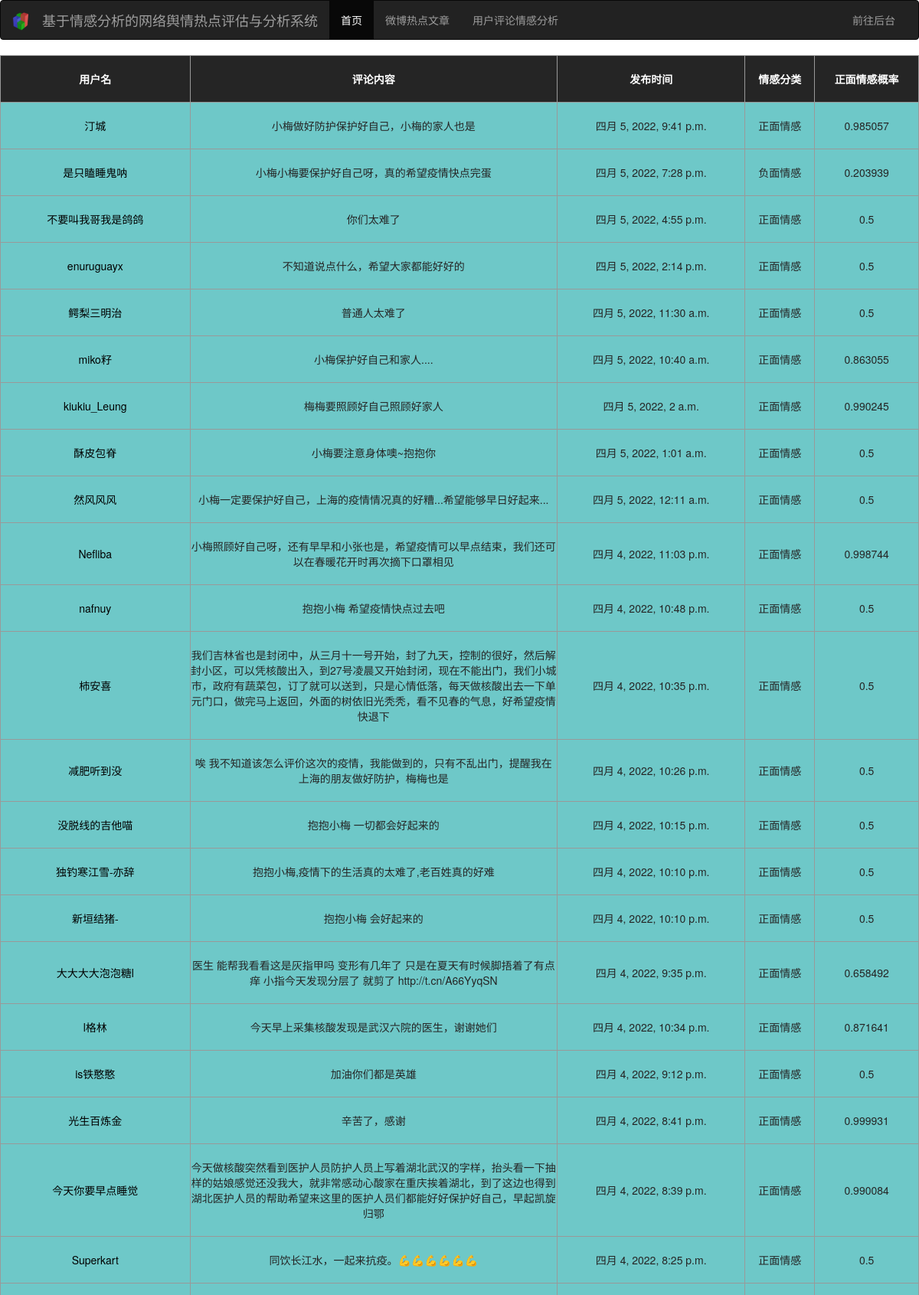
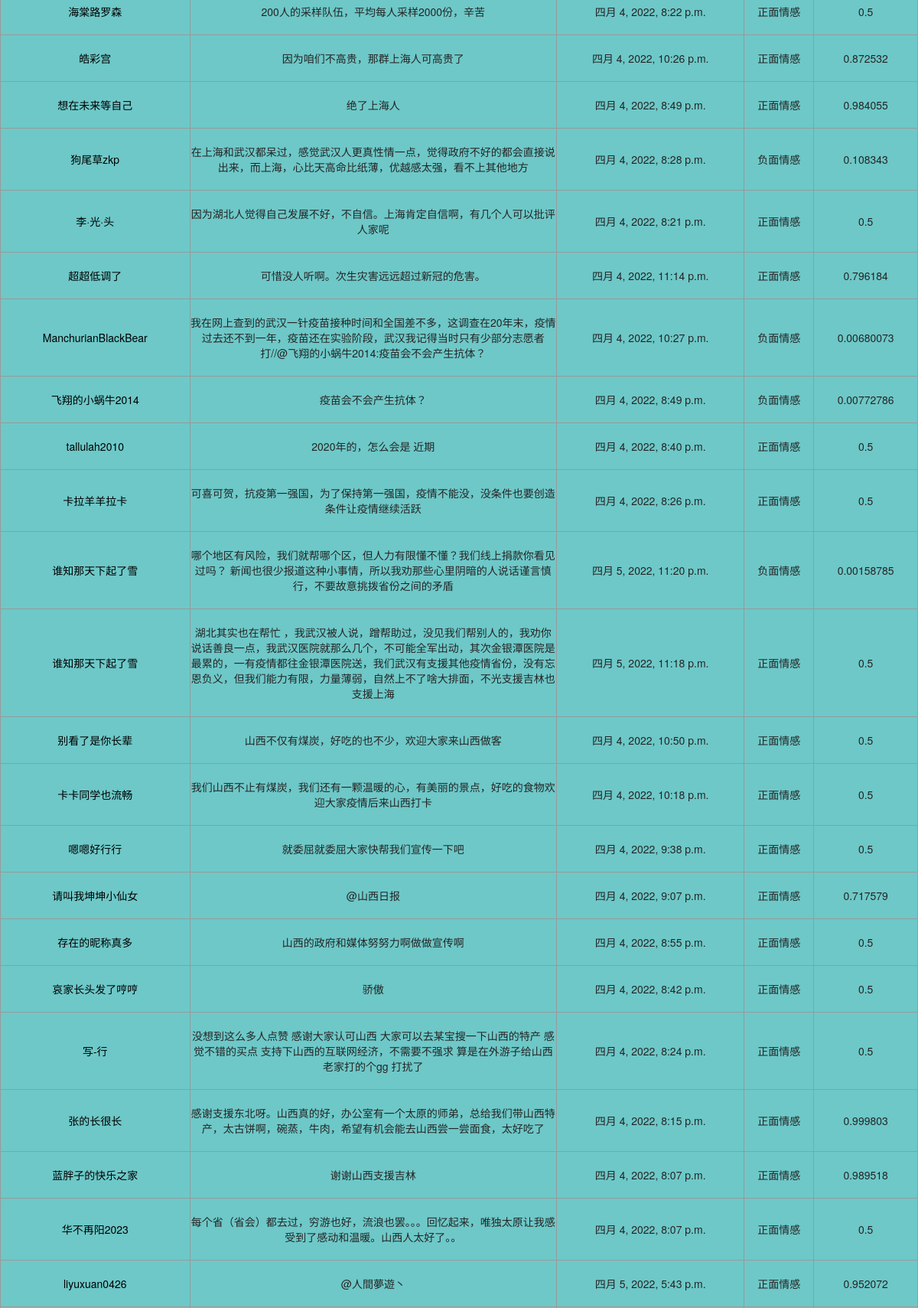
Screenshot of /weibo_comment/ (upper part) with the database file from the repository (2 pictures, top to bottom).
### WeiboModel/models.py (models this page shows, shortened)
class Comment(models.Model):
    article_uid = models.CharField('文章UID', max_length=100)
    article_id = models.CharField('文章ID', max_length=100)
    username = models.CharField('用户名', max_length=100)
    text = models.TextField('评论内容')
    publish_time = models.DateTimeField('发布时间')
    positive = models.BooleanField('是否积极', null=True, editable=False)
    prob = models.FloatField('积极估计概率', null=True, editable=False)
    class Meta:
        db_table = "comment"
        verbose_name = "用户评论"
        verbose_name_plural = verbose_name
        ordering = ('id',)

### public_opinion_analysis_system/views.py (the view)
# urls.py: path('weibo_comment/', views.weibo_comment),
def weibo_comment(request):
    context = {}
    comment_list = Comment.objects.all()
    context['comment_list'] = comment_list
    return render(request, "weibo_comment.html", context)

### templates/weibo_comment.html
{%extends "base.html" %}
{% block mainHead %}
    <link rel="stylesheet" href="/static/css/table.css">
{% endblock %}
{% block mainbody %}
<table border="1">
    <thead>
        <tr>
            <th>用户名</th>
            <th>评论内容</th>
            <th>发布时间</th>
            <th>情感分类</th>
            <th>正面情感概率</th>
        </tr>
    </thead>
    {% if comment_list %}
      {% for comment in comment_list %}
        <tr>
            <td>{{comment.username}}</td>
            <td style="width: 40%">{{comment.text}}</td>
            <td>{{comment.publish_time}}</td>
            {% if comment.positive %}
            <td > <span>正面情感</span></td>
            {% else %}
                <td>负面情感</td>
            {% endif %}
            <td>{{comment.prob}}</td>
        </tr>
      {% endfor %}
    {% else %}
      <p>没有查询到数据</p>
    {% endif %}
</table>
{% endblock %}

### templates/base.html (shortened to what this page needs)
<!DOCTYPE html>
<html lang="en">
<head>
    <link rel="stylesheet" href="/static/plugins/bootstrap-3.3.7-dist/css/bootstrap.css">
    {% block mainHead %}
    {% endblock %}
</head>
<body>
{% load static %}
  <nav class="navbar navbar-inverse">
    <div class="container-fluid">
      <div class="navbar-header">
         <a class="navbar-brand" href="#">
          <img src="{% static 'images/logo.ico' %}" alt="logo" width=24 height=24>
        </a>
        <a class="navbar-brand" href="#">基于情感分析的网络舆情热点评估与分析系统</a>
      </div>
      <div class="collapse navbar-collapse" id="bs-example-navbar-collapse-1">
        <ul class="nav navbar-nav">
          <li class="active"><a href="/">首页 <span class="sr-only">(current)</span></a></li>
          <li><a href="/weibo_hot_article/">微博热点文章</a></li>
          <li><a href="/weibo_comment/">用户评论情感分析</a></li>
        </ul>
        <ul class="nav navbar-nav navbar-right">
          <li><a href="/admin/" target="_blank">前往后台</a></li>
        </ul>
      </div>
    </div>
  </nav>
    {% block mainbody %}{% endblock %}
</body>
</html>

### statics/css/table.css (style rules this page uses)
table { width: 100%; border-collapse: collapse; }
th, td { border: 1px solid #999; text-align: center; padding: 20px 0; }
table thead tr { background-color: #252525; color: #fff; }
table tbody tr:nth-child(even) { background-color:#6EC8C8; color:#252525; }
table tbody tr:nth-child(odd) { background-color:#6EC8C8; color: #252525; }
table tbody tr td:first-child { color: #000; }

### rows the page displays
Comment: username "汀城", text "小梅做好防护保护好自己，小梅的家人也是", publish_time "四月 5, 2022, 9:41 p.m.", positive "正面情感", prob "0.985057"
Comment: username "是只瞌睡鬼呐", text "小梅小梅要保护好自己呀，真的希望疫情快点完蛋", publish_time "四月 5, 2022, 7:28 p.m.", positive "负面情感", prob "0.203939"
Comment: username "不要叫我哥我是鸽鸽", text "你们太难了", publish_time "四月 5, 2022, 4:55 p.m.", positive "正面情感", prob "0.5"
Comment: username "enuruguayx", text "不知道说点什么，希望大家都能好好的", publish_time "四月 5, 2022, 2:14 p.m.", positive "正面情感", prob "0.5"
Comment: username "鳄梨三明治", text "普通人太难了", publish_time "四月 5, 2022, 11:30 a.m.", positive "正面情感", prob "0.5"
Comment: username "miko籽", text "小梅保护好自己和家人....", publish_time "四月 5, 2022, 10:40 a.m.", positive "正面情感", prob "0.863055"
Comment: username "kiukiu_Leung", text "梅梅要照顾好自己照顾好家人", publish_time "四月 5, 2022, 2 a.m.", positive "正面情感", prob "0.990245"
Comment: username "酥皮包脊", text "小梅要注意身体噢~抱抱你", publish_time "四月 5, 2022, 1:01 a.m.", positive "正面情感", prob "0.5"
Comment: username "然风风风", text "小梅一定要保护好自己，上海的疫情情况真的好糟...希望能够早日好起来...", publish_time "四月 5, 2022, 12:11 a.m.", positive "正面情感", prob "0.5"
Comment: username "Nefliba", text "小梅照顾好自己呀，还有早早和小张也是，希望疫情可以早点结束，我们还可以在春暖花开时再次摘下口罩相见", publish_time "四月 4, 2022, 11:03 p.m.", positive "正面情感", prob "0.998744"
Comment: username "nafnuy", text "抱抱小梅 希望疫情快点过去吧", publish_time "四月 4, 2022, 10:48 p.m.", positive "正面情感", prob "0.5"
Comment: username "柿安喜", text "我们吉林省也是封闭中，从三月十一号开始，封了九天，控制的很好，然后解封小区，可以凭核酸出入，到27号凌晨又开始封闭，现在不能出门，我们小城市，政府有蔬菜包，订了就可以送到，只是心情低落，每天做核酸出去一下单元门口，做完马上返回，外面的树依旧光秃秃，看不见春的气息，好希望疫情快退下", publish_time "四月 4, 2022, 10:35 p.m.", positive "正面情感", prob "0.5"
Comment: username "减肥听到没", text "唉 我不知道该怎么评价这次的疫情，我能做到的，只有不乱出门，提醒我在上海的朋友做好防护，梅梅也是", publish_time "四月 4, 2022, 10:26 p.m.", positive "正面情感", prob "0.5"
Comment: username "没脱线的吉他喵", text "抱抱小梅 一切都会好起来的", publish_time "四月 4, 2022, 10:15 p.m.", positive "正面情感", prob "0.5"
Comment: username "独钓寒江雪-亦辞", text "抱抱小梅,疫情下的生活真的太难了,老百姓真的好难", publish_time "四月 4, 2022, 10:10 p.m.", positive "正面情感", prob "0.5"
Comment: username "新垣结猪-", text "抱抱小梅 会好起来的", publish_time "四月 4, 2022, 10:10 p.m.", positive "正面情感", prob "0.5"
Comment: username "大大大大泡泡糖l", text "医生 能帮我看看这是灰指甲吗 变形有几年了 只是在夏天有时候脚捂着了有点痒 小指今天发现分层了 就剪了 http://t.cn/A66YyqSN", publish_time "四月 4, 2022, 9:35 p.m.", positive "正面情感", prob "0.658492"
Comment: username "l格林", text "今天早上采集核酸发现是武汉六院的医生，谢谢她们", publish_time "四月 4, 2022, 10:34 p.m.", positive "正面情感", prob "0.871641"
Comment: username "is铁憨憨", text "加油你们都是英雄", publish_time "四月 4, 2022, 9:12 p.m.", positive "正面情感", prob "0.5"
Comment: username "光生百炼金", text "辛苦了，感谢", publish_time "四月 4, 2022, 8:41 p.m.", positive "正面情感", prob "0.999931"
Comment: username "今天你要早点睡觉", text "今天做核酸突然看到医护人员防护人员上写着湖北武汉的字样，抬头看一下抽样的姑娘感觉还没我大，就非常感动心酸家在重庆挨着湖北，到了这边也得到湖北医护人员的帮助希望来这里的医护人员们都能好好保护好自己，早起凯旋归鄂", publish_time "四月 4, 2022, 8:39 p.m.", positive "正面情感", prob "0.990084"
Comment: username "Superkart", text "同饮长江水，一起来抗疫。💪💪💪💪💪💪", publish_time "四月 4, 2022, 8:25 p.m.", positive "正面情感", prob "0.5"
Comment: username "海棠路罗森", text "200人的采样队伍，平均每人采样2000份，辛苦", publish_time "四月 4, 2022, 8:22 p.m.", positive "正面情感", prob "0.5"
Comment: username "皓彩宫", text "因为咱们不高贵，那群上海人可高贵了", publish_time "四月 4, 2022, 10:26 p.m.", positive "正面情感", prob "0.872532"
Comment: username "想在未来等自己", text "绝了上海人", publish_time "四月 4, 2022, 8:49 p.m.", positive "正面情感", prob "0.984055"
Comment: username "狗尾草zkp", text "在上海和武汉都呆过，感觉武汉人更真性情一点，觉得政府不好的都会直接说出来，而上海，心比天高命比纸薄，优越感太强，看不上其他地方", publish_time "四月 4, 2022, 8:28 p.m.", positive "负面情感", prob "0.108343"
Comment: username "李·光·头", text "因为湖北人觉得自己发展不好，不自信。上海肯定自信啊，有几个人可以批评人家呢", publish_time "四月 4, 2022, 8:21 p.m.", positive "正面情感", prob "0.5"
Comment: username "超超低调了", text "可惜没人听啊。次生灾害远远超过新冠的危害。", publish_time "四月 4, 2022, 11:14 p.m.", positive "正面情感", prob "0.796184"
Comment: username "ManchurianBlackBear", text "我在网上查到的武汉一针疫苗接种时间和全国差不多，这调查在20年末，疫情过去还不到一年，疫苗还在实验阶段，武汉我记得当时只有少部分志愿者打//@飞翔的小蜗牛2014:疫苗会不会产生抗体？", publish_time "四月 4, 2022, 10:27 p.m.", positive "负面情感", prob "0.00680073"
Comment: username "飞翔的小蜗牛2014", text "疫苗会不会产生抗体？", publish_time "四月 4, 2022, 8:49 p.m.", positive "负面情感", prob "0.00772786"
Comment: username "tallulah2010", text "2020年的，怎么会是 近期", publish_time "四月 4, 2022, 8:40 p.m.", positive "正面情感", prob "0.5"
Comment: username "卡拉羊羊拉卡", text "可喜可贺，抗疫第一强国，为了保持第一强国，疫情不能没，没条件也要创造条件让疫情继续活跃", publish_time "四月 4, 2022, 8:26 p.m.", positive "正面情感", prob "0.5"
Comment: username "谁知那天下起了雪", text "哪个地区有风险，我们就帮哪个区，但人力有限懂不懂？我们线上捐款你看见过吗？ 新闻也很少报道这种小事情，所以我劝那些心里阴暗的人说话谨言慎行，不要故意挑拨省份之间的矛盾", publish_time "四月 5, 2022, 11:20 p.m.", positive "负面情感", prob "0.00158785"
Comment: username "谁知那天下起了雪", text "湖北其实也在帮忙 ，我武汉被人说，蹭帮助过，没见我们帮别人的，我劝你说话善良一点，我武汉医院就那么几个，不可能全军出动，其次金银潭医院是最累的，一有疫情都往金银潭医院送，我们武汉有支援其他疫情省份，没有忘恩负义，但我们能力有限，力量薄弱，自然上不了啥大排面，不光支援吉林也支援上海", publish_time "四月 5, 2022, 11:18 p.m.", positive "正面情感", prob "0.5"
Comment: username "别看了是你长辈", text "山西不仅有煤炭，好吃的也不少，欢迎大家来山西做客", publish_time "四月 4, 2022, 10:50 p.m.", positive "正面情感", prob "0.5"
Comment: username "卡卡同学也流畅", text "我们山西不止有煤炭，我们还有一颗温暖的心，有美丽的景点，好吃的食物欢迎大家疫情后来山西打卡", publish_time "四月 4, 2022, 10:18 p.m.", positive "正面情感", prob "0.5"
Comment: username "嗯嗯好行行", text "就委屈就委屈大家快帮我们宣传一下吧", publish_time "四月 4, 2022, 9:38 p.m.", positive "正面情感", prob "0.5"
Comment: username "请叫我坤坤小仙女", text "@山西日报", publish_time "四月 4, 2022, 9:07 p.m.", positive "正面情感", prob "0.717579"
Comment: username "存在的昵称真多", text "山西的政府和媒体努努力啊做做宣传啊", publish_time "四月 4, 2022, 8:55 p.m.", positive "正面情感", prob "0.5"
Comment: username "哀家长头发了哼哼", text "骄傲", publish_time "四月 4, 2022, 8:42 p.m.", positive "正面情感", prob "0.5"
Comment: username "写-行", text "没想到这么多人点赞 感谢大家认可山西 大家可以去某宝搜一下山西的特产 感觉不错的买点 支持下山西的互联网经济，不需要不强求 算是在外游子给山西老家打的个gg 打扰了", publish_time "四月 4, 2022, 8:24 p.m.", positive "正面情感", prob "0.5"
Comment: username "张的长很长", text "感谢支援东北呀。山西真的好，办公室有一个太原的师弟，总给我们带山西特产，太古饼啊，碗蒸，牛肉，希望有机会能去山西尝一尝面食，太好吃了", publish_time "四月 4, 2022, 8:15 p.m.", positive "正面情感", prob "0.999803"
Comment: username "蓝胖子的快乐之家", text "谢谢山西支援吉林", publish_time "四月 4, 2022, 8:07 p.m.", positive "正面情感", prob "0.989518"
Comment: username "华不再阳2023", text "每个省（省会）都去过，穷游也好，流浪也罢。。。回忆起来，唯独太原让我感受到了感动和温暖。山西人太好了。。", publish_time "四月 4, 2022, 8:07 p.m.", positive "正面情感", prob "0.5"
Comment: username "liyuxuan0426", text "@人間夢遊丶", publish_time "四月 5, 2022, 5:43 p.m.", positive "正面情感", prob "0.952072"
